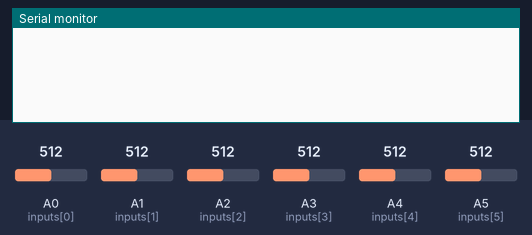
Bench run of a sketch on a simulated Arduino Nano, built with avr-gcc and run on an emulated ATmega328P. Parts: the last lines printed to the serial monitor. Inputs (shaded band) come from the test bench; at power-on: A0 (inputs[0]) = 512, A1 (inputs[1]) = 512, A2 (inputs[2]) = 512, A3 (inputs[3]) = 512, A4 (inputs[4]) = 512, A5 (inputs[5]) = 512.

Above: at 1.2 s.
1.3 s: A0 (inputs[0]) set to 528
At 1.71 s:
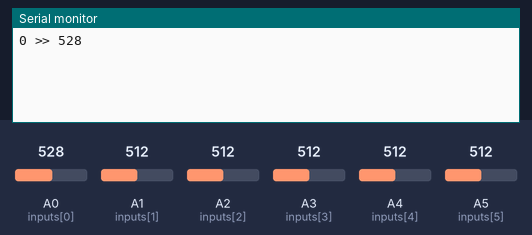
3.6 s: A1 (inputs[1]) set to 716
At 3.82 s:
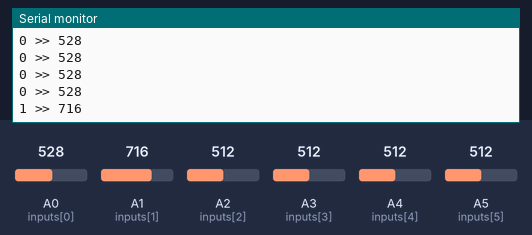
5.1 s: A2 (inputs[2]) set to 716
At 5.33 s:
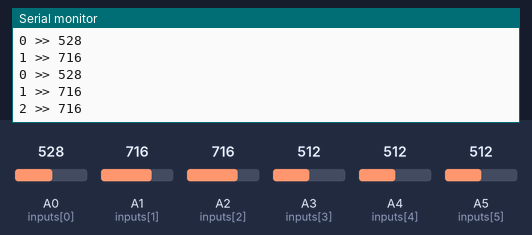
6.6 s: A3 (inputs[3]) set to 716
At 6.85 s:
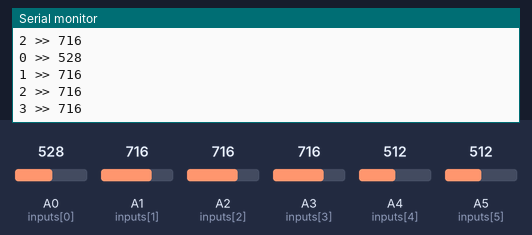
8.1 s: A4 (inputs[4]) set to 716
At 8.36 s:
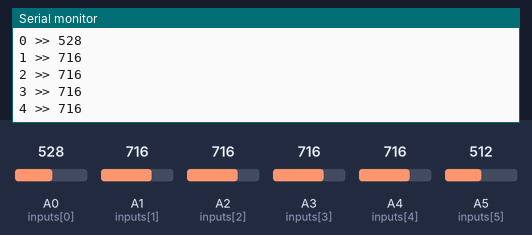
9.6 s: A5 (inputs[5]) set to 716
At 9.88 s:
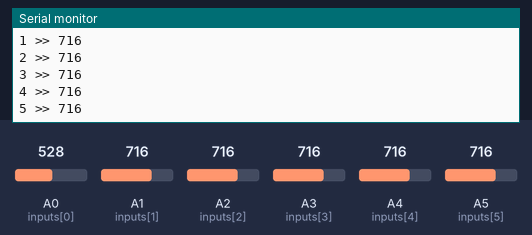
Timing chart, 0 to 12.1 s (numbered marks = the images above; inputs shaded):
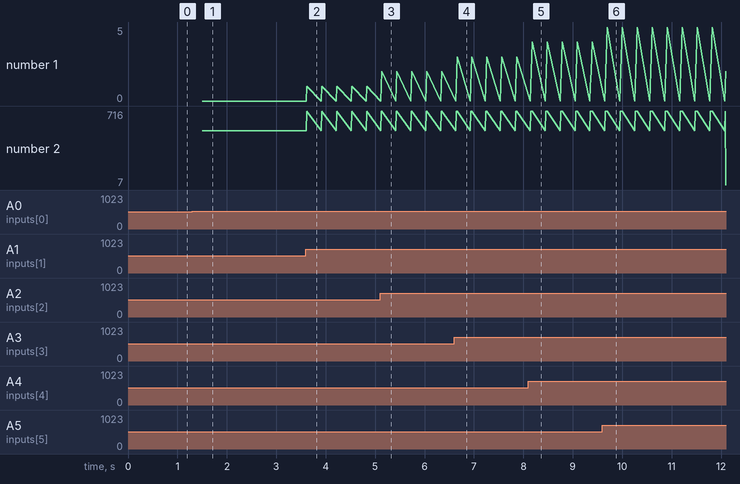

The sketch:

thresholdADC.ino
```cpp
/* Arduino client for optilyre. 2012 May 03 Akira Youngblood
 * Check analog pins, when value is greater than threshold,
 * trigger and inform Processing sketch via serial.
 * The threshold must be able to be set via the Processing sketch.
 * Note that it takes 100 microseconds to read an ADC, or so I heard.
 */

int threshold = 512;
int inputs[] = {A0,A1,A2,A3,A4,A5,A6};

void setup() {
  Serial.begin(9600); // the bitrate must match the Processing sketch.

}
void loop() {
  for (int i=0; i<6; i++) {
    if (analogRead(inputs[i]) > threshold) {
      Serial.print(i);
      Serial.print(" >> ");
      Serial.println(analogRead(inputs[i]));

    }
  }
  delay(300);
}
```

Measured:
- the behaviour switches between 512 and 513 on A0 (inputs[0]) (found by bisection; images 0 and 1)
- after the input at 1.3 s, the serial monitor: prints a new line after 0.20 s (image 1)
- after the input at 3.6 s, the serial monitor: prints a new line at once (image 2)
- after the input at 5.1 s, the serial monitor: prints a new line at once (image 3)
- after the input at 6.6 s, the serial monitor: prints a new line after 0.06 s (image 4)
- after the input at 8.1 s, the serial monitor: prints a new line after 0.08 s (image 5)
- after the input at 9.6 s, the serial monitor: prints a new line after 0.10 s (image 6)
- plotted number 1: 0 → 1 after the input at 3.6 s, 1 → 2 after the input at 5.1 s, 2 → 3 after the input at 6.6 s, 3 → 4 after the input at 8.1 s
